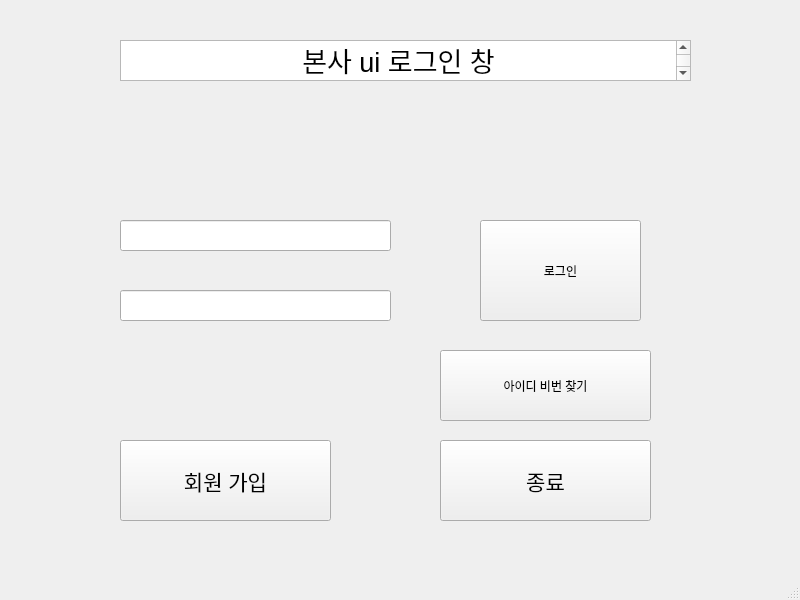
<?xml version="1.0" encoding="UTF-8"?>
<ui version="4.0">
 <class>MainWindow</class>
 <widget class="QMainWindow" name="MainWindow">
  <property name="geometry">
   <rect>
    <x>0</x>
    <y>0</y>
    <width>800</width>
    <height>600</height>
   </rect>
  </property>
  <property name="windowTitle">
   <string>MainWindow</string>
  </property>
  <widget class="QWidget" name="centralwidget">
   <widget class="QLineEdit" name="lineEdit_2">
    <property name="geometry">
     <rect>
      <x>120</x>
      <y>220</y>
      <width>271</width>
      <height>31</height>
     </rect>
    </property>
   </widget>
   <widget class="QPushButton" name="pushButton_2">
    <property name="geometry">
     <rect>
      <x>120</x>
      <y>440</y>
      <width>211</width>
      <height>81</height>
     </rect>
    </property>
    <property name="font">
     <font>
      <family>Arial</family>
      <pointsize>16</pointsize>
     </font>
    </property>
    <property name="text">
     <string>회원 가입</string>
    </property>
   </widget>
   <widget class="QLineEdit" name="lineEdit">
    <property name="geometry">
     <rect>
      <x>120</x>
      <y>290</y>
      <width>271</width>
      <height>31</height>
     </rect>
    </property>
   </widget>
   <widget class="QTextBrowser" name="textBrowser">
    <property name="geometry">
     <rect>
      <x>120</x>
      <y>40</y>
      <width>571</width>
      <height>41</height>
     </rect>
    </property>
    <property name="html">
     <string>&lt;!DOCTYPE HTML PUBLIC &quot;-//W3C//DTD HTML 4.0//EN&quot; &quot;http://www.w3.org/TR/REC-html40/strict.dtd&quot;&gt;
&lt;html&gt;&lt;head&gt;&lt;meta name=&quot;qrichtext&quot; content=&quot;1&quot; /&gt;&lt;style type=&quot;text/css&quot;&gt;
p, li { white-space: pre-wrap; }
&lt;/style&gt;&lt;/head&gt;&lt;body style=&quot; font-family:'Gulim'; font-size:9pt; font-weight:400; font-style:normal;&quot;&gt;
&lt;p align=&quot;center&quot; style=&quot; margin-top:0px; margin-bottom:0px; margin-left:0px; margin-right:0px; -qt-block-indent:0; text-indent:0px;&quot;&gt;&lt;span style=&quot; font-size:20pt;&quot;&gt;본사 ui 로그인 창&lt;/span&gt;&lt;/p&gt;&lt;/body&gt;&lt;/html&gt;</string>
    </property>
   </widget>
   <widget class="QPushButton" name="pushButton">
    <property name="geometry">
     <rect>
      <x>480</x>
      <y>220</y>
      <width>161</width>
      <height>101</height>
     </rect>
    </property>
    <property name="text">
     <string>로그인</string>
    </property>
   </widget>
   <widget class="QPushButton" name="pushButton_3">
    <property name="geometry">
     <rect>
      <x>440</x>
      <y>440</y>
      <width>211</width>
      <height>81</height>
     </rect>
    </property>
    <property name="font">
     <font>
      <family>Arial</family>
      <pointsize>16</pointsize>
     </font>
    </property>
    <property name="text">
     <string>종료</string>
    </property>
   </widget>
   <widget class="QPushButton" name="pushButton_4">
    <property name="geometry">
     <rect>
      <x>440</x>
      <y>350</y>
      <width>211</width>
      <height>71</height>
     </rect>
    </property>
    <property name="text">
     <string>아이디 비번 찾기</string>
    </property>
   </widget>
  </widget>
  <widget class="QMenuBar" name="menubar">
   <property name="geometry">
    <rect>
     <x>0</x>
     <y>0</y>
     <width>800</width>
     <height>21</height>
    </rect>
   </property>
  </widget>
  <widget class="QStatusBar" name="statusbar"/>
 </widget>
 <resources/>
 <connections/>
</ui>
